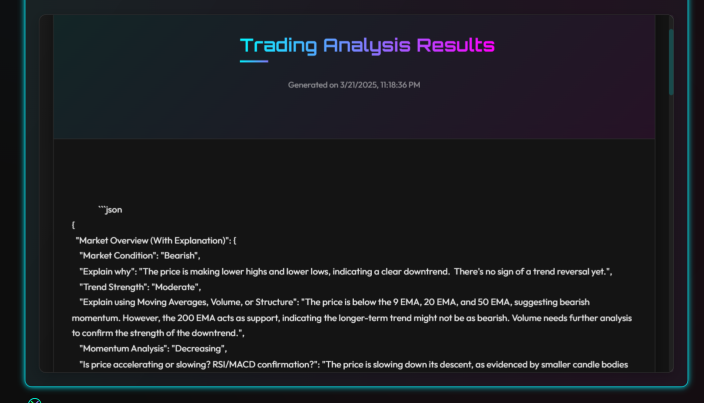
#> input picture attached_assets/image_1742579530154.png, 1408 x 806 px (shown at 1/2 size)
$ python -i image_processor.py   (imports and definitions only)
#> lines starting #> are read from the running program, lines starting #| are printed output that depends on the picture; after the words box and inside, x2 and y2 are one past the last pixel; in counts of white or black regions, pixels touching at a corner belong together
"""
Image processing module for chart analysis.
Handles compression, resizing, and OCR extraction to optimize API usage.
"""

import os
import hashlib
import logging
from pathlib import Path
from PIL import Image
import cv2
import pytesseract

logger = logging.getLogger(__name__)

# Configure pytesseract path (adjust if Tesseract is installed elsewhere)
# On Windows: pytesseract.pytesseract.pytesseract_cmd = r'C:\Program Files\Tesseract-OCR\tesseract.exe'
# On Linux/Mac: usually auto-detected

class ImageProcessor:
    """Optimizes chart images for API consumption while preserving trading information."""

    MAX_IMAGE_SIZE = (1280, 720)  # Width x Height in pixels
    COMPRESSION_QUALITY = 75  # JPEG quality 0-100
    MAX_FILE_SIZE_MB = 2  # Max file size in MB
    CACHE_DIR = "analysis_cache"

    def __init__(self):
        """Initialize image processor."""
        os.makedirs(self.CACHE_DIR, exist_ok=True)

    # [65 lines left out: functions get_image_hash, validate_image, compress_image, not called in this run]

    @staticmethod
    def extract_text_ocr(image_path: str) -> str:
        """
        Extract text from chart image using OCR (Tesseract).
        Useful for extracting ticker symbols, prices, and labels.
        Returns: extracted text string
        """
#> called with image_path = 'attached_assets/image_1742579530154.png'
        try:
            # Check if Tesseract is installed
            try:
                pytesseract.get_tesseract_version()
#> (this line was passed over: pytesseract is not available in this run)
            except pytesseract.TesseractNotFoundError:
                logger.warning("Tesseract not installed; OCR extraction skipped")
                return ""

            img = cv2.imread(image_path)
#> img is the input picture: shape (806, 1408, 3); mean B, G, R 34.2, 29.8, 28.5
            if img is None:
                return ""

            # Preprocess for better OCR: grayscale, blur, threshold
            gray = cv2.cvtColor(img, cv2.COLOR_BGR2GRAY)
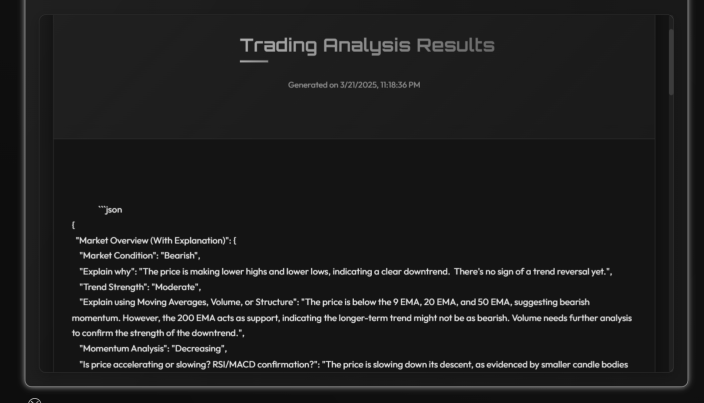
#> gray: shape (806, 1408) (shown at 1/2 size); min 13, max 233, mean 29.9
            blurred = cv2.GaussianBlur(gray, (5, 5), 0)
            _, thresh = cv2.threshold(blurred, 150, 255, cv2.THRESH_BINARY)
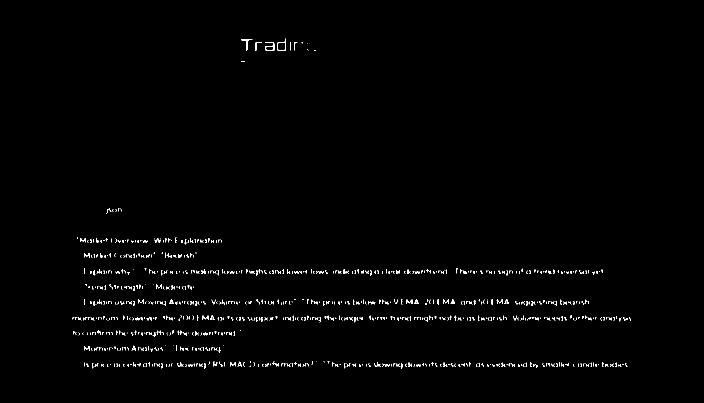
#> thresh: shape (806, 1408) (shown at 1/2 size); 0.96% white in thin lines or dots, all inside (x1, y1, x2, y2) = (145, 77, 1262, 737)

            # Extract text
#> (the run stopped early here; a loop or call above may not have finished)
